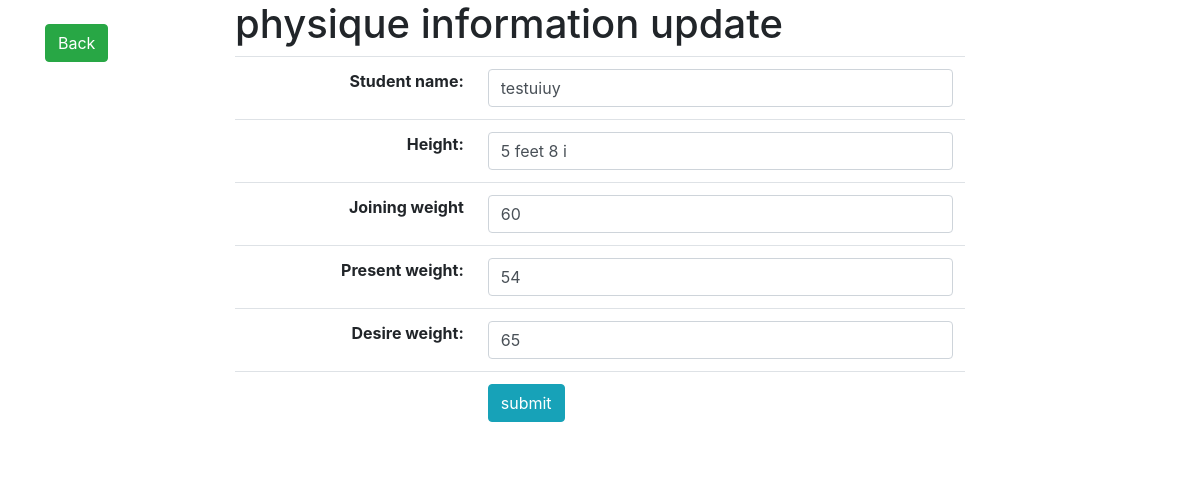
The page /physique_edit.php?Stu_id=1 on the database its author committed.
### tables this page shows
CREATE TABLE `physique_information` (
  `Stu_id` int(15) NOT NULL,
  `Student_name` varchar(30) NOT NULL,
  `Height` varchar(10) NOT NULL,
  `Joining_weight` varchar(15) NOT NULL,
  `Present_weight` varchar(15) NOT NULL,
  `Desire_weight` varchar(15) NOT NULL
);

### physique_edit.php (the view, shortened to what this page needs)
<?php
$Stu_id=$_GET['Stu_id'];
$con = mysqli_connect('localhost','root','','fdg_database');
$sql="SELECT * FROM physique_information WHERE Stu_id=$Stu_id";
$result=mysqli_query($con, $sql);
$physique_information=mysqli_fetch_assoc($result);
?>
<!doctype html>
<html lang="en">
  <head>
    <link rel="stylesheet" href="https://stackpath.bootstrapcdn.com/bootstrap/4.1.3/css/bootstrap.min.css">
  </head>
  <body>
    <div class="container">
      <div class="row clearfix">
        <div class="col-md-2">
          <br>
          <a href="physique_information_view.php" class="btn btn-success">Back</a>
        </div>
        <div class="col-md-8">
          <h1>physique information update</h1>
          <table class="table">
            <form action="" method="POST">
            <tr>
              <th class="text-right">Student name:</th>
              <td>
                <input type="varchar" name="Student_name" value="<?php echo $physique_information['Student_name']?>" class="form-control">
              </td>
            </tr>
            <tr>
              <th class="text-right">Height:</th>
              <td><input type="varchar" name="Height" value="<?php echo $physique_information['Height']?>" class="form-control"></td>
            </tr>
            <tr>
              <th class="text-right">Joining weight</th>
              <td><input type="varchar" name="Joining_weight" value="<?php echo $physique_information['Joining_weight']?>" class="form-control"></td>
            </tr>
            <tr>
              <th class="text-right">Present weight:</th>
              <td><input type="varchar" name="Present_weight" value="<?php echo $physique_information['Present_weight']?>" class="form-control"></td>
            </tr>
            <tr>
              <th class="text-right">Desire weight:</th>
              <td><input type="varchar" name="Desire_weight" value="<?php echo $physique_information['Desire_weight']?>" class="form-control"></td>
            </tr>
            <tr>
              <th class="text-right"></th>
              <td><input class="btn btn-info" type="submit" value="submit"></td>
            </tr>
          </form>
          </table>
        </div>
      </div>
    </div>
  </body>
</html>

### rows shown on the page
physique_information: Student_name "testuiuy", Height "5 feet 8 i", Joining_weight "60", Present_weight "54", Desire_weight "65"
